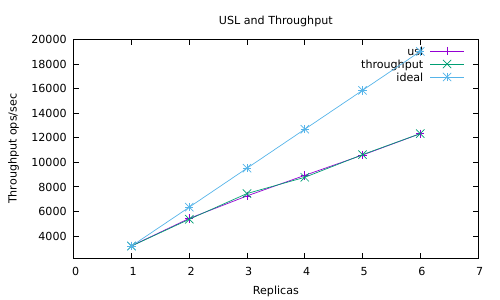

Recreate this plot in gnuplot.
set terminal pdf
set output 'usl.pdf'
l = 3183.0449249965
d = 0.2053051581
k = -0.0159011355
f(x) = ((l*x)/(1+d*(x - 1) + k*x*(x - 1)))
set xlabel 'Replicas'
set ylabel 'Throughput ops/sec'
set title 'USL and Throughput'
set yrange[2200:20000]
set xrange[0:7]
plot 'throughput.dat' using 1:(f($1)) title "usl" with linespoints, 'throughput.dat' using 1:2 title "throughput" with linespoints, 'perfect_linear.dat' using 1:2 title "ideal" with linespoints
